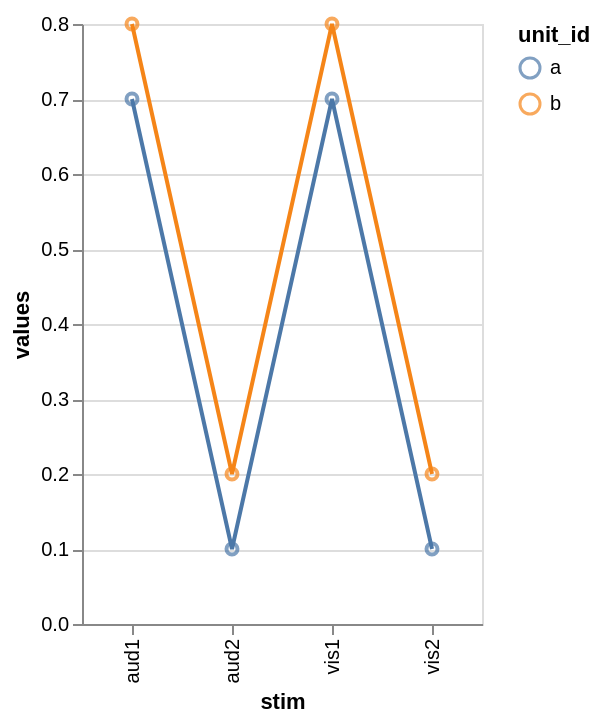

This figure's notebook cell:
### Code cell
import polars as pl
import altair as alt

df = pl.DataFrame({
    'values': [0.7, 0.1, 0.7, 0.1, 0.8, 0.2, 0.8, 0.2],
    'unit_id': ['a', 'a', 'a', 'a', 'b', 'b', 'b', 'b'],
    'stim': ['vis1', 'vis2', 'aud1', 'aud2', 'vis1', 'vis2', 'aud1', 'aud2'],
})
base = alt.Chart(df).encode(x='stim', y='values', color='unit_id')
points = base.mark_point().mark_point()
lines = base.mark_line()
(points + lines).properties(width=200)

### Figure 1 — Vega-Lite specification as saved in the notebook (floating-point values rounded to 4 significant figures)
{"config": {"view": {"continuousWidth": 300, "continuousHeight": 300}}, "layer": [{"mark": {"type": "point"}, "encoding": {"color": {"field": "unit_id", "type": "nominal"}, "x": {"field": "stim", "type": "nominal"}, "y": {"field": "values", "type": "quantitative"}}}, {"mark": {"type": "line"}, "encoding": {"color": {"field": "unit_id", "type": "nominal"}, "x": {"field": "stim", "type": "nominal"}, "y": {"field": "values", "type": "quantitative"}}}], "data": {"name": "data-118fdafa683b61f1b6141e06578b4c52"}, "width": 200, "$schema": "https://vega.github.io/schema/vega-lite/v5.20.1.json", "datasets": {"data-118fdafa683b61f1b6141e06578b4c52": [{"values": 0.7, "unit_id": "a", "stim": "vis1"}, {"values": 0.1, "unit_id": "a", "stim": "vis2"}, {"values": 0.7, "unit_id": "a", "stim": "aud1"}, {"values": 0.1, "unit_id": "a", "stim": "aud2"}, {"values": 0.8, "unit_id": "b", "stim": "vis1"}, {"values": 0.2, "unit_id": "b", "stim": "vis2"}, {"values": 0.8, "unit_id": "b", "stim": "aud1"}, {"values": 0.2, "unit_id": "b", "stim": "aud2"}]}}
